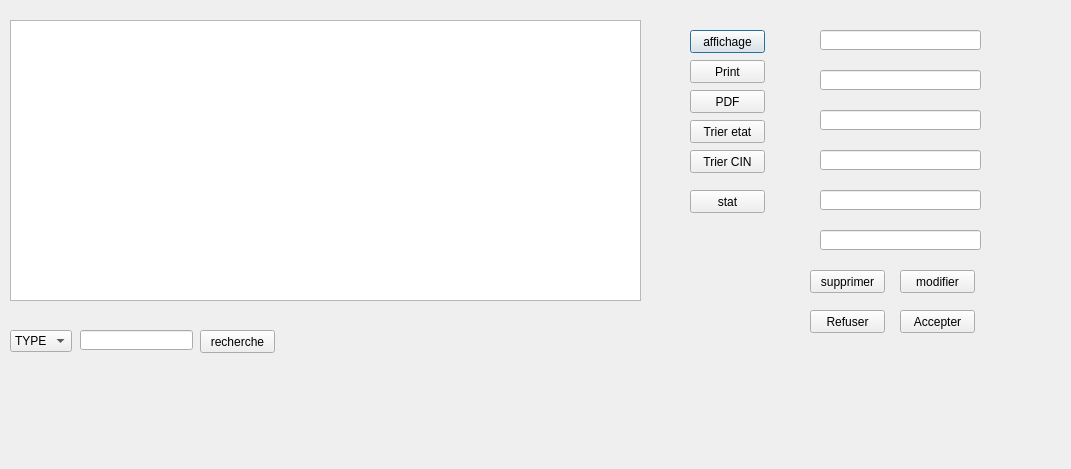
<?xml version="1.0" encoding="UTF-8"?>
<ui version="4.0">
 <class>Affichage</class>
 <widget class="QDialog" name="Affichage">
  <property name="geometry">
   <rect>
    <x>0</x>
    <y>0</y>
    <width>1071</width>
    <height>469</height>
   </rect>
  </property>
  <property name="windowTitle">
   <string>Dialog</string>
  </property>
  <widget class="QTableView" name="tabdemande">
   <property name="geometry">
    <rect>
     <x>10</x>
     <y>20</y>
     <width>631</width>
     <height>281</height>
    </rect>
   </property>
  </widget>
  <widget class="QPushButton" name="pushButton">
   <property name="geometry">
    <rect>
     <x>690</x>
     <y>30</y>
     <width>75</width>
     <height>23</height>
    </rect>
   </property>
   <property name="text">
    <string>affichage</string>
   </property>
  </widget>
  <widget class="QLineEdit" name="ref">
   <property name="geometry">
    <rect>
     <x>820</x>
     <y>30</y>
     <width>161</width>
     <height>20</height>
    </rect>
   </property>
  </widget>
  <widget class="QLineEdit" name="quantite">
   <property name="geometry">
    <rect>
     <x>820</x>
     <y>70</y>
     <width>161</width>
     <height>20</height>
    </rect>
   </property>
  </widget>
  <widget class="QLineEdit" name="type">
   <property name="geometry">
    <rect>
     <x>820</x>
     <y>110</y>
     <width>161</width>
     <height>20</height>
    </rect>
   </property>
  </widget>
  <widget class="QLineEdit" name="cin">
   <property name="geometry">
    <rect>
     <x>820</x>
     <y>150</y>
     <width>161</width>
     <height>20</height>
    </rect>
   </property>
  </widget>
  <widget class="QLineEdit" name="etat">
   <property name="geometry">
    <rect>
     <x>820</x>
     <y>190</y>
     <width>161</width>
     <height>20</height>
    </rect>
   </property>
  </widget>
  <widget class="QLineEdit" name="date">
   <property name="geometry">
    <rect>
     <x>820</x>
     <y>230</y>
     <width>161</width>
     <height>20</height>
    </rect>
   </property>
  </widget>
  <widget class="QPushButton" name="supprimer_demande">
   <property name="geometry">
    <rect>
     <x>810</x>
     <y>270</y>
     <width>75</width>
     <height>23</height>
    </rect>
   </property>
   <property name="text">
    <string>supprimer</string>
   </property>
  </widget>
  <widget class="QPushButton" name="modifier_demande">
   <property name="geometry">
    <rect>
     <x>900</x>
     <y>270</y>
     <width>75</width>
     <height>23</height>
    </rect>
   </property>
   <property name="text">
    <string>modifier</string>
   </property>
  </widget>
  <widget class="QPushButton" name="pushButton_2">
   <property name="geometry">
    <rect>
     <x>690</x>
     <y>60</y>
     <width>75</width>
     <height>23</height>
    </rect>
   </property>
   <property name="text">
    <string>Print</string>
   </property>
  </widget>
  <widget class="QPushButton" name="pushButton_3">
   <property name="geometry">
    <rect>
     <x>690</x>
     <y>90</y>
     <width>75</width>
     <height>23</height>
    </rect>
   </property>
   <property name="text">
    <string>PDF</string>
   </property>
  </widget>
  <widget class="QComboBox" name="comboBox">
   <property name="geometry">
    <rect>
     <x>10</x>
     <y>330</y>
     <width>62</width>
     <height>22</height>
    </rect>
   </property>
   <item>
    <property name="text">
     <string>TYPE</string>
    </property>
   </item>
   <item>
    <property name="text">
     <string>ETAT</string>
    </property>
   </item>
   <item>
    <property name="text">
     <string>CIN</string>
    </property>
   </item>
  </widget>
  <widget class="QPushButton" name="recherche_demande">
   <property name="geometry">
    <rect>
     <x>200</x>
     <y>330</y>
     <width>75</width>
     <height>23</height>
    </rect>
   </property>
   <property name="text">
    <string>recherche</string>
   </property>
  </widget>
  <widget class="QLineEdit" name="lineEdit_recherche">
   <property name="geometry">
    <rect>
     <x>80</x>
     <y>330</y>
     <width>113</width>
     <height>20</height>
    </rect>
   </property>
  </widget>
  <widget class="QPushButton" name="pushButton_4">
   <property name="geometry">
    <rect>
     <x>900</x>
     <y>310</y>
     <width>75</width>
     <height>23</height>
    </rect>
   </property>
   <property name="text">
    <string>Accepter</string>
   </property>
  </widget>
  <widget class="QPushButton" name="pushButton_5">
   <property name="geometry">
    <rect>
     <x>810</x>
     <y>310</y>
     <width>75</width>
     <height>23</height>
    </rect>
   </property>
   <property name="text">
    <string>Refuser</string>
   </property>
  </widget>
  <widget class="QPushButton" name="pushButton_6">
   <property name="geometry">
    <rect>
     <x>690</x>
     <y>120</y>
     <width>75</width>
     <height>23</height>
    </rect>
   </property>
   <property name="text">
    <string>Trier etat</string>
   </property>
  </widget>
  <widget class="QPushButton" name="pushButton_7">
   <property name="geometry">
    <rect>
     <x>690</x>
     <y>150</y>
     <width>75</width>
     <height>23</height>
    </rect>
   </property>
   <property name="text">
    <string>Trier CIN</string>
   </property>
  </widget>
  <widget class="QPushButton" name="pushButton_8">
   <property name="geometry">
    <rect>
     <x>690</x>
     <y>190</y>
     <width>75</width>
     <height>23</height>
    </rect>
   </property>
   <property name="text">
    <string>stat</string>
   </property>
  </widget>
 </widget>
 <resources/>
 <connections/>
</ui>
